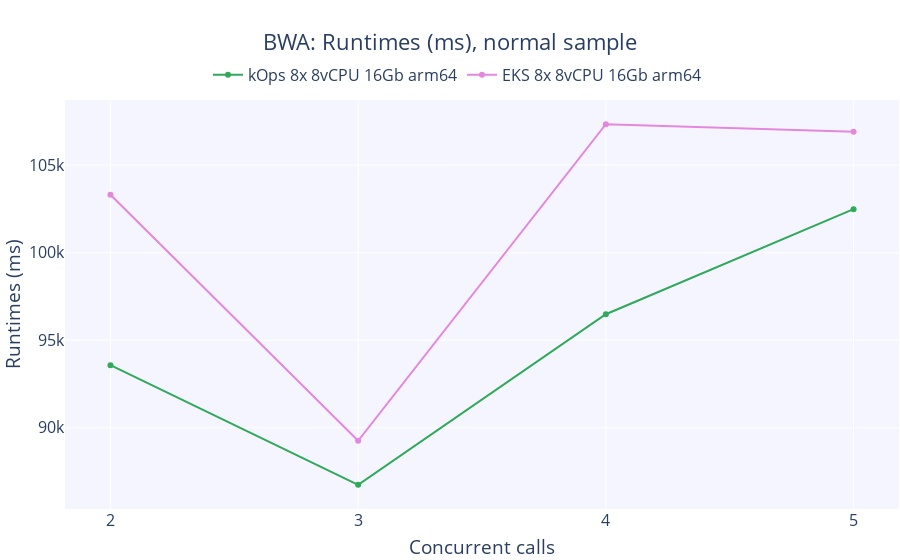

Write notebook code for a chart like this one.
### Markdown cell above
# Scatter plot of runtimes

### Code cell
fig = go.Figure()

# Add figure title
fig.update_layout(
    legend=dict(
        orientation="h",
        yanchor="bottom",
        y=1.02,
        xanchor="center",
        x=0.47
    ),
    margin=dict(
        # t=1,
        b=1,
        l=1,
        r=1,
        autoexpand=True
    ),
    font=dict(
        size=16
    ),
    title=dict(
        text="BWA: Runtimes (ms), normal sample",
        x=0.5,
        xanchor='center'
    ),
    xaxis = dict(
        tickmode = 'array',
        tickvals = concurrent_calls
    ),
    xaxis_title_text='Concurrent calls',
    yaxis_title_text='Runtimes (ms)',
    plot_bgcolor=bgColor
)

for i, k in enumerate(clusters, 3):
    fig.add_trace(
        go.Scatter(
            x = concurrent_calls,
            y = [bwa_df[k]['normal'][c]['runtime'].mean() for c in concurrent_calls], 
            name = k,
            marker_color=colorPallet[i]
        )
    )
    
fig.show()

### Figure 1 — Plotly figure (JSON) as saved in the notebook; plotly's stock layout.template omitted (floating-point values rounded to 4 significant figures)
{"data": [{"marker": {"color": "rgba(49, 169, 90, 255)"}, "name": "kOps 8x 8vCPU 16Gb arm64", "type": "scatter", "x": [2, 3, 4, 5], "y": [93580.0, 86740.0, 96480.0, 102500.0]}, {"marker": {"color": "rgba(227, 136, 220, 255)"}, "name": "EKS 8x 8vCPU 16Gb arm64", "type": "scatter", "x": [2, 3, 4, 5], "y": [103307, 89250.0, 107300.0, 106900.0]}], "layout": {"autosize": true, "font": {"size": 16}, "legend": {"orientation": "h", "x": 0.47, "xanchor": "center", "y": 1.02, "yanchor": "bottom"}, "margin": {"autoexpand": true, "b": 1, "l": 1, "r": 1}, "plot_bgcolor": "rgba(245,245,255,255)", "title": {"text": "BWA: Runtimes (ms), normal sample", "x": 0.5, "xanchor": "center"}, "xaxis": {"autorange": true, "range": [1.823, 5.177], "tickmode": "array", "tickvals": [2, 3, 4, 5], "title": {"text": "Concurrent calls"}, "type": "linear"}, "yaxis": {"autorange": true, "range": [85120.0, 109000.0], "title": {"text": "Runtimes (ms)"}, "type": "linear"}}}
